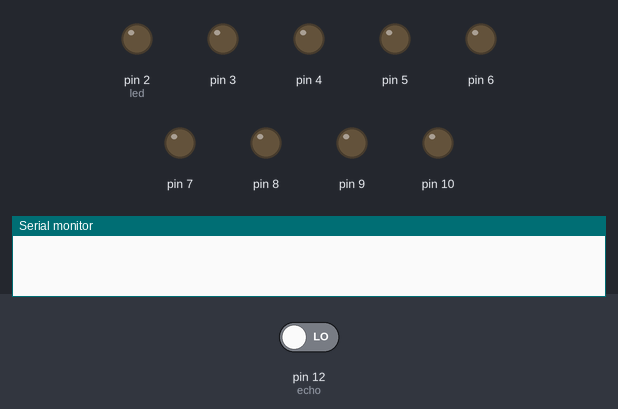
Bench run of a sketch on a simulated Arduino Uno, built with avr-gcc and run on an emulated ATmega328P. Shown: output pins drawn as LEDs (lit = HIGH), the last lines printed to the serial monitor. Inputs (shaded band) come from the test bench; at power-on: pin 12 (echo) LOW. Pins used as bus, display or sensor lines are not drawn.

Above: at 0.1 s.
At 1.5 s:
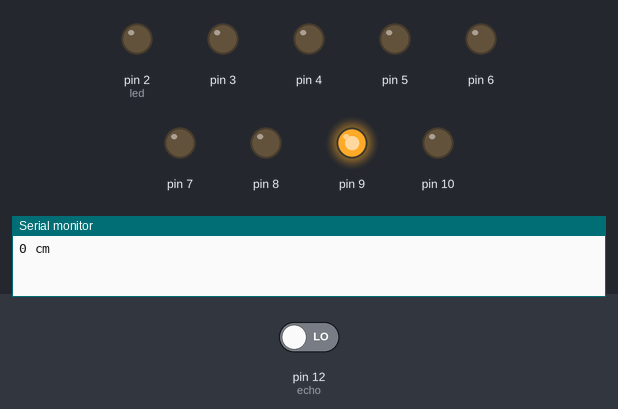
Timing chart, 0 to 3.0 s (numbered marks = the images above):
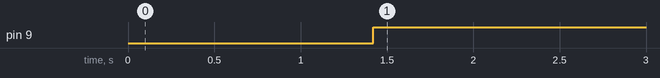

The sketch:

Sensor_de_movimiento_ultrasonico.ino
```cpp
/*
   Fundacion Kinal
   Centro educativo tecnico laboral Kinal
   Quinto perito
   Quinto electronica
   Codigo Tecnico: EB5AV
   Curso: Taller de electronica digital y reparacion de computadoras I
   Proyecto: keypad
   alumno: Jose Javier Juarez Rivera
   Carnet: 2022252
*/
#define led 2
#define Encendido(pin) digitalWrite(pin, HIGH)
#define Apagado(pin) digitalWrite(pin, LOW)
void configPinesInput(void);
void configpinesOutput(void);
int contador_display(int a, int b, int c, int d, int e, int f, int g, int B);
int trig = 11;
int echo = 12;
int duracion;
int distancia;
int contador=0;

void setup() {
  Serial.begin(9600);
   pinMode(echo, INPUT);
   pinMode(led, OUTPUT);
     pinMode(trig, OUTPUT);
     pinMode(3, OUTPUT);
     pinMode(4, OUTPUT);
     pinMode(5, OUTPUT);
     pinMode(6, OUTPUT);
     pinMode(7, OUTPUT);
     pinMode(8, OUTPUT);
     pinMode(9, OUTPUT);
     pinMode(10, OUTPUT);
}

void loop() {
  digitalWrite(trig, LOW);
  delay(10);
  digitalWrite(trig, HIGH);
  delay(10);
  digitalWrite(trig, LOW);
  duracion = pulseIn(echo, HIGH);
  distancia= duracion*0.034/2;
  Serial.print(String(distancia));
  Serial.println(" cm");
  delay(400);

  if(distancia>=6 && distancia<=10)
  {
    digitalWrite(led, HIGH);
    contador++;
     Serial.println("contador");
     delay(1000);
    }
  else
  {
    digitalWrite(led, LOW);
    }

    contador_display(3,4,5,6,7,8,9,10);
}

int contador_display(int a, int b, int c, int d, int e, int f, int g, int B){
switch(contador){

          case(0):
            Apagado(a); Apagado(b); Apagado(c); Apagado(d); Apagado(e); Apagado(f);
            Encendido(g);
         break;
          case(1):
            Apagado(b); Apagado(c);
            Encendido(a); Apagado(d); Encendido(e); Encendido(f); Encendido(g);

         break;
           case(2):
            Apagado(a); Apagado(b); Apagado(d); Encendido(e); Apagado(g);
            Encendido(c); Encendido(f);
         break;
          case(3):
            Apagado(a); Apagado(b); Apagado(c); Apagado(d); Apagado(g);
            Encendido(e); Encendido(f);
         break;
          case(4):
            Apagado(b); Apagado(c); Apagado(f); Apagado(g);
            Encendido(a); Encendido(d); Encendido(e);
         break;
          case(5):
            Apagado(a); Apagado(c); Apagado(d); Apagado(f); Apagado(g);
            Encendido(b); Encendido(e);
         break;
          case(6):
            Encendido(a); Apagado(c); Apagado(d); Encendido(e); Apagado(f); Apagado(g);
            Encendido(b);
         break;
          case(7):
            Apagado(a); Apagado(b); Apagado(c);
            Encendido(d); Encendido(e); Encendido(f); Encendido(g);
         break;
          case(8):
            Apagado(a); Apagado(b); Apagado(c); Apagado(d);
            Encendido(e); Apagado(f); Apagado(g);
         break;
           case(9):
            Apagado(a); Apagado(b); Apagado(c); Apagado(f); Apagado(g);
            Encendido(d); Encendido(e);
            digitalWrite(2, HIGH);
            contador=9;
         break;

    }

}
```

Measured:
- by itself, pin 9: LOW → HIGH at 1.4 s
